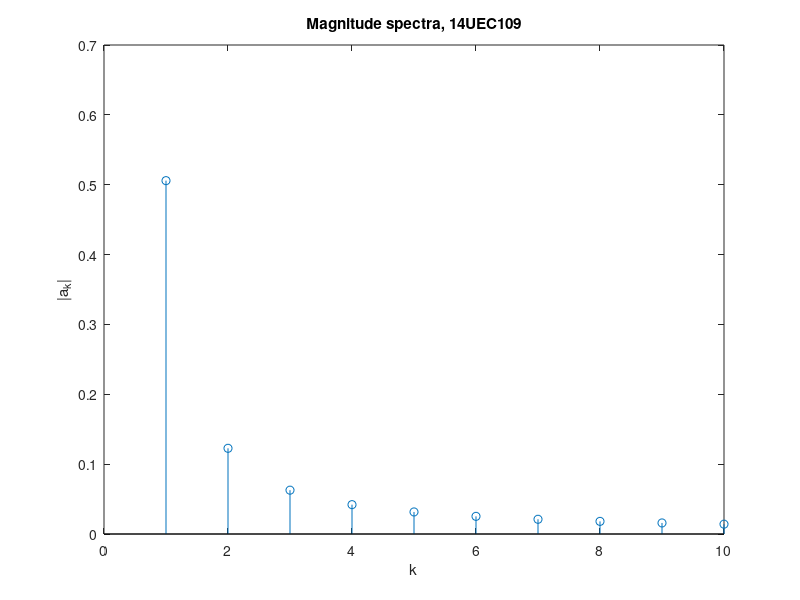
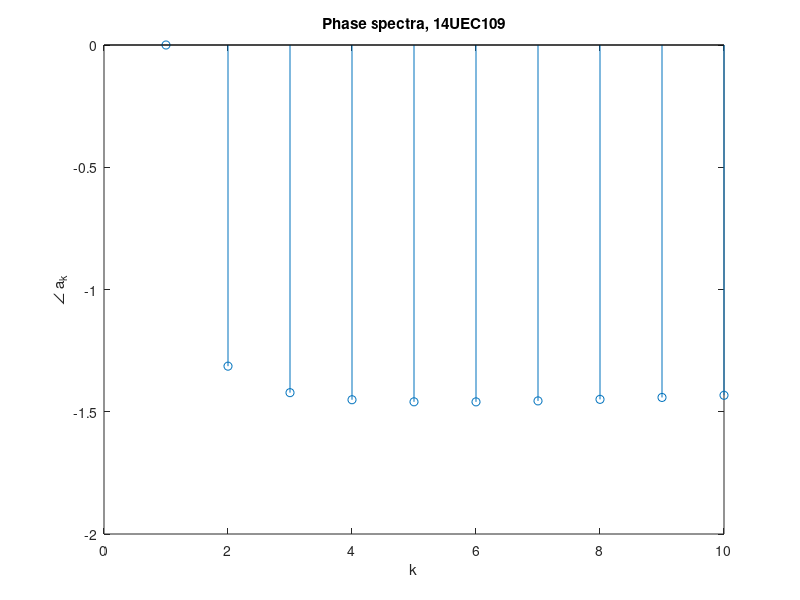

Reproduce these figures in MATLAB, in order.
close all;
clear all;
clc;
%n = 0:1:9;
T = pi;
N = 256;
Ts = T/N;
%a = linspace(0,0,10);
a=zeros(1,10);
for k = 1:1:10
for n = 0:1:N-1
a(k) = a(k) + (1/N)*exp(-n*Ts/2)*exp(-j*(k-1)*2*Ts*n);
end
end
figure(1)
stem(1:10,abs(a))
xlabel('k');
ylabel('|a_k|');
title('Magnitude spectra, 14UEC109');
figure(2)
stem(1:10,angle(a))
xlabel('k');
ylabel('\angle a_k');
title('Phase spectra, 14UEC109');
A = [abs(a)',angle(a)'];
disp('Amplitude angle')
disp(A)